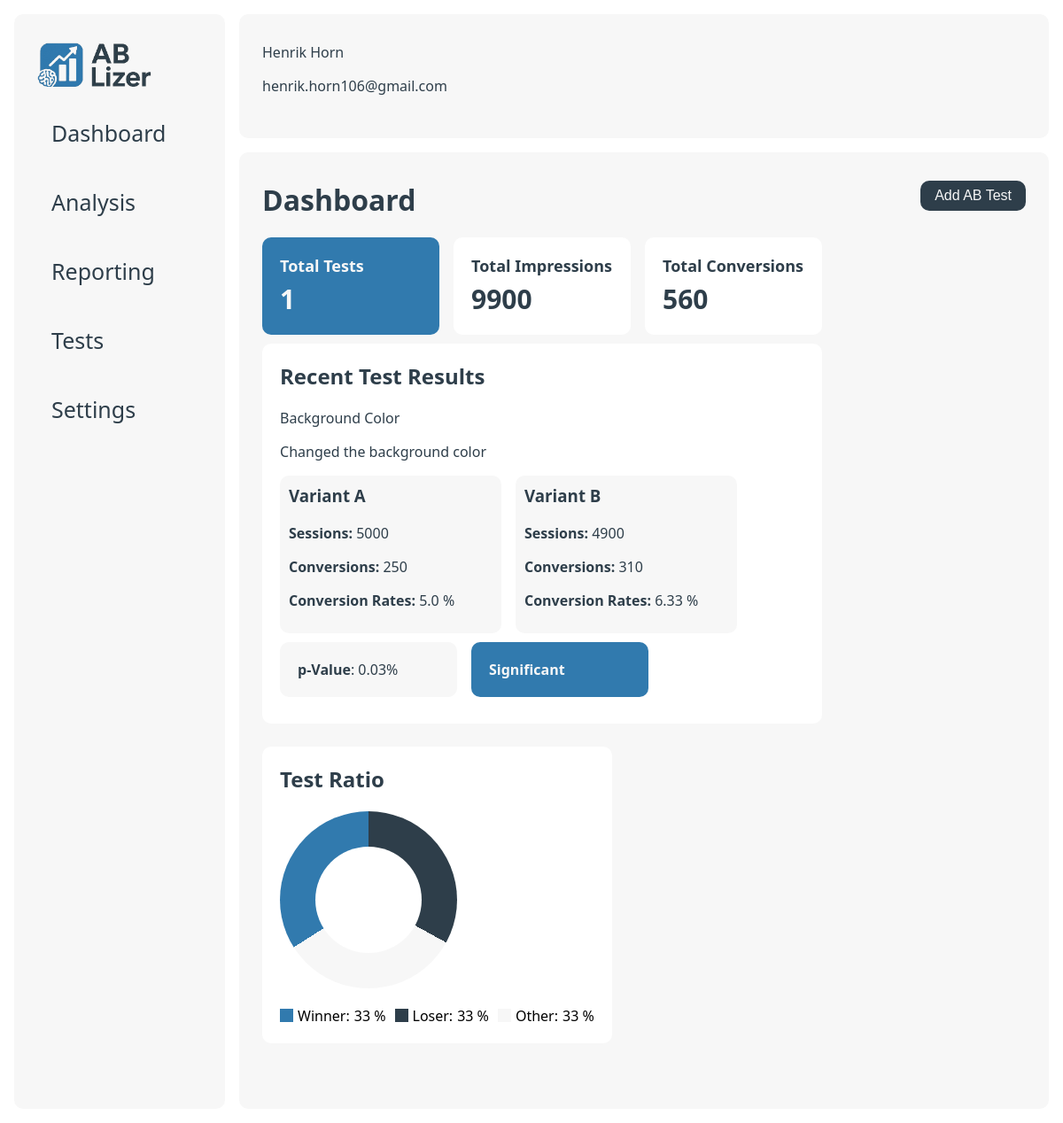
The page / on the database its author committed.
### data/models.py (models this page shows)
class users(db.Model):
    __tablename__ = 'users'
    id = db.Column(db.Integer, primary_key=True)
    company_id = db.Column(db.Integer, db.ForeignKey('companies.id'), nullable=False)
    name = db.Column(db.String(255), nullable=False)
    email = db.Column(db.String(255), nullable=False)

class ab_tests(db.Model):
    __tablename__ = 'ab_tests'
    id = db.Column(db.Integer, primary_key=True)
    company_id = db.Column(db.Integer, db.ForeignKey('companies.id'), nullable=False)
    name = db.Column(db.String(255), nullable=False)
    description = db.Column(db.Text, nullable=False)
    metric = db.Column(db.String(255), nullable=False)
    created_at = db.Column(db.DateTime, nullable=False)
    __repr__ = lambda self: f'<Ab_Test {self.id}>'
    __str__ = lambda self: f'{self.id}'

class variants(db.Model):
    __tablename__ = 'variants'
    id = db.Column(db.Integer, primary_key=True)
    test_id = db.Column(db.Integer, db.ForeignKey('ab_tests.id'), nullable=False)
    name = db.Column(db.String(255), nullable=False)
    impressions = db.Column(db.Integer, nullable=False)
    conversions = db.Column(db.Integer, nullable=False)
    conversion_rate = db.Column(db.Float, nullable=False)
    __repr__ = lambda self: f'<Variant {self.id}>'
    __str__ = lambda self: f'{self.id}'

### app.py (the view)
@app.route("/")
def index():
    user = db_manager.get_user(1)
    total_tests = len(db_manager.get_ab_tests())
    total_variants = db_manager.get_all_variants()
    total_impressions = 0
    total_conversions = 0
    for variant in total_variants:
        total_impressions += variant.impressions
        total_conversions += variant.conversions
    recent_test = db_manager.get_recent_test()
    test_data = {}
    has_variant = True
    for test in recent_test:
        test_data[test] = db_manager.get_variants(test.id)
        if test_data[test] == []:
            has_variant = False
        else:
            has_variant = True
    return render_template("index.html",
                           user=user,
                           total_tests=total_tests,
                           total_impressions=total_impressions,
                           total_conversions=total_conversions,
                           test_data=test_data,
                           has_variant=has_variant
                           )

### data/db_manager.py (called while the page is built)
    def get_ab_tests(self):
        return ab_tests.query.all()

    def get_recent_test(self):
        return ab_tests.query.order_by(ab_tests.created_at.desc()).limit(1).all()

    def get_all_variants(self):
        return variants.query.all()

    def get_variants(self, test_id):
        return variants.query.filter_by(test_id=test_id).all()

    def get_user(self, user_id):
        return users.query.filter_by(id=user_id).first()

### templates/index.html
{% extends "base.html" %}
{% block content %}
    <div class="hero">
        <h1>Dashboard</h1>
        <button class="btn" id="addTestBtn">Add AB Test</button>
    </div>
    <div class="col-wrapper">
        <div class="col-1">
            <div class="card-wrapper">
                <div class="card accent">
                    <h2 class="card-title">Total Tests</h2>
                    <p class="card-value">{{ total_tests }}</p>
                </div>
                <div class="card">
                    <h2 class="card-title">Total Impressions</h2>
                    <p class="card-value">{{ total_impressions }}</p>
                </div>
                <div class="card">
                    <h2 class="card-title">Total Conversions</h2>
                    <p class="card-value">{{ total_conversions }}</p>
                </div>
            </div>
            <div class="card big">
                <h2>Recent Test Results</h2>
                {% for test in test_data %}
                    <p>{{ test.name }}</p>
                    <p>{{ test.description }}</p>
                    {% if has_variant == True %}
                        <div class="col-wrapper">
                            {% for variant in test_data[test] %}
                                <div class="test-card">
                                    <h3>{{ variant.name }}</h3>
                                    <p><strong>Sessions:</strong> {{ variant.impressions }}</p>
                                    <p><strong>Conversions:</strong> {{ variant.conversions }}</p>
                                    <p><strong>Conversion Rates:</strong> {{ variant.conversion_rate }} %</p>
                                </div>
                            {% endfor %}
                        </div>
                        <div class="col-wrapper">
                            <div class="card secondary">
                                <p><strong>p-Value</strong>: 0.03%</p>
                            </div>
                            <div class="card accent">
                                <p><strong>Significant</strong></p>
                            </div>
                        </div>
                    {% else %}
                        <button class="btn" id="addVariantBtn">Add Variants</button>
                    {% endif %}
                    </div>
                {% endfor %}
        </div>
        <div class="col-2">
            <div class="card big">
                <h2>Test Ratio</h2>
                <div class="pie hollow"></div>
                <div class="legend">
                    <div class="legend-item">
                        <div class="legend-color">
                            <div class="winner"></div>
                        </div>
                        <span>Winner:</span>
                        <span>33 %</span>
                    </div>
                    <div class="legend-item">
                        <div class="legend-color">
                            <div class="loser"></div>
                        </div>
                        <span>Loser:</span>
                        <span>33 %</span>
                    </div>
                    <div class="legend-item">
                        <div class="legend-color">
                            <div class="na"></div>
                        </div>
                        <span>Other:</span>
                        <span>33 %</span>
                    </div>
                </div>
            </div>
        </div>
    </div>
{% endblock %}

### templates/base.html (shortened to what this page needs)
<!DOCTYPE html>
<html lang="en">
<head>
    <link href="{{ url_for('static', filename='style.css') }}" rel="stylesheet">
</head>
<body>
<div class="main-wrapper">
    <div class="sidenav" id="mySidenav">
        <div class="sidenav-container">
            <a class="logo" href="/"><img src="{{ url_for('static', filename='logo_ab-lizer.png') }}" height="50px"></a>
            <a href="/">
                <div class="tab">Dashboard</div>
            </a>
            <a href="#">
                <div class="tab">Analysis</div>
            </a>
            <a href="#">
                <div class="tab">Reporting</div>
            </a>
            <a href="/tests/{{ user.id }}">
                <div class="tab">Tests</div>
            </a>
            <a href="/settings/{{ user.id }}">
                <div class="tab">Settings</div>
            </a>
        </div>
    </div>
    <div class="wrapper">
        <nav>
            <div class="container">
                <p>{{ user.name }}</p>
                <p>{{ user.email }}</p>
            </div>
        </nav>
        <main class="container">
            {% block content %}{% endblock %}
        </main>
    </div>
</div>
</body>
</html>

### static/style.css (style rules this page uses)
:root { --primary: #2E3E4A; --secondary: #F7F7F7; --accent: #317AAE; --gradient: linear-gradient(180deg, rgba(25, 82, 133, 1) 0%, rgba(49, 122, 174, 1) 100%); --danger: #ef4444; --bg: #ffffff; --radius: 10px; --shadow: 0 2px 8px rgba(30, 41, 59, 0.06); --font-primary: 'Segoe UI', 'Roboto', Arial, sans-serif; }
* { box-sizing: border-box; }
body { font-family: var(--font-primary); background: var(--bg); margin: 0; padding: 0; }
nav { background: var(--bg); }
main { overflow-y: scroll; }
p { color: var(--primary); }
h1, h2, h3, h4, h5, h6, p { margin-top: 0; color: var(--primary); }
a { color: var(--primary); text-decoration: none; }
.hero { display: flex; justify-content: space-between; align-items: flex-start; }
.main-wrapper { display: flex; padding: 16px; }
.wrapper { width: 100%; height: 100vh; padding-left: 16px; align-self: stretch; gap: 16px; display: flex; flex-direction: column; }
.container { padding: 32px 26px; background: var(--secondary); border-radius: var(--radius); height: 100%; }
.logo { font-size: 1.5rem; font-weight: bold; text-decoration: none; }
button { padding: 8px 16px; border: none; border-radius: var(--radius); font-size: 1rem; cursor: pointer; background: var(--primary); color: var(--secondary); }
.sidenav { width: 300px; background-color: var(--bg); position: static; height: 100vh; overflow-x: hidden; }
.sidenav a { color: var(--primary); text-decoration: none; font-size: 25px; display: block; }
.sidenav .tab { padding: 16px 16px; color: var(--primary); text-decoration: none; font-size: 25px; display: block; transition: 0.3s; border-radius: var(--radius); }
.sidenav-container { display: flex; flex-direction: column; gap: 12px; background-color: var(--secondary); border-radius: var( --radius); padding: 32px 26px; height: 100%; }
.card-wrapper { display: flex; gap: 16px; }
.card { border-radius: var( --radius); padding: 20px; margin-bottom: 10px; width: 200px; background-color: #ffffff; }
.card.secondary { background: var(--secondary); }
.secondary p { margin-bottom: 0; }
.card.accent { background: var(--accent); }
.accent p { color: var(--secondary); margin-bottom: 0; }
.accent h2 { color: var(--secondary); }
.card.big { width: 100%; }
.card-title { font-size: 18px; margin-bottom: 5px; }
.card-value { font-size: 30px; font-weight: bold; margin: 0; }
.col-wrapper { display: flex; gap: 16px; flex-wrap: wrap; flex-grow: 0; flex-direction: row; }
.pie { height: 200px; width: 200px; border-radius: 50%; background: conic-gradient( var(--primary) 0% 33%, var(--secondary) 33% 66%, var(--accent) 66% 100% ); }
.pie.hollow { display: flex; justify-content: center; align-items: center; }
.pie.hollow::after { content: ''; position: sticky; height: 120px; width: 120px; border-radius: 50%; background-color: #FFFFFF; }
.test-card { min-width: 250px; border-radius: var( --radius); padding: 10px; margin-bottom: 10px; background-color: var(--secondary); }
.legend { margin-top: 20px; display: flex; gap: 10px; }
.legend-item { display: flex; align-items: center; gap: 5px; }
.legend-color { width: 15px; height: 15px; border-radius: 50%; }
.winner { width: 100%; height: 100%; background-color: var(--accent); }
.loser { width: 100%; height: 100%; background-color: var(--primary); }
.na { width: 100%; height: 100%; background-color: var(--secondary); }

### rows shown on the page
users: name "Henrik Horn", email "henrik.horn106@gmail.com"
ab_tests: name "Background Color", description "Changed the background color"
variants: name "Variant A", impressions "5000", conversions "250", conversion_rate "5.0"
variants: name "Variant B", impressions "4900", conversions "310", conversion_rate "6.33"

### other values the page prints
{{ total_tests }} "1"
{{ total_impressions }} "9900"
{{ total_conversions }} "560"
